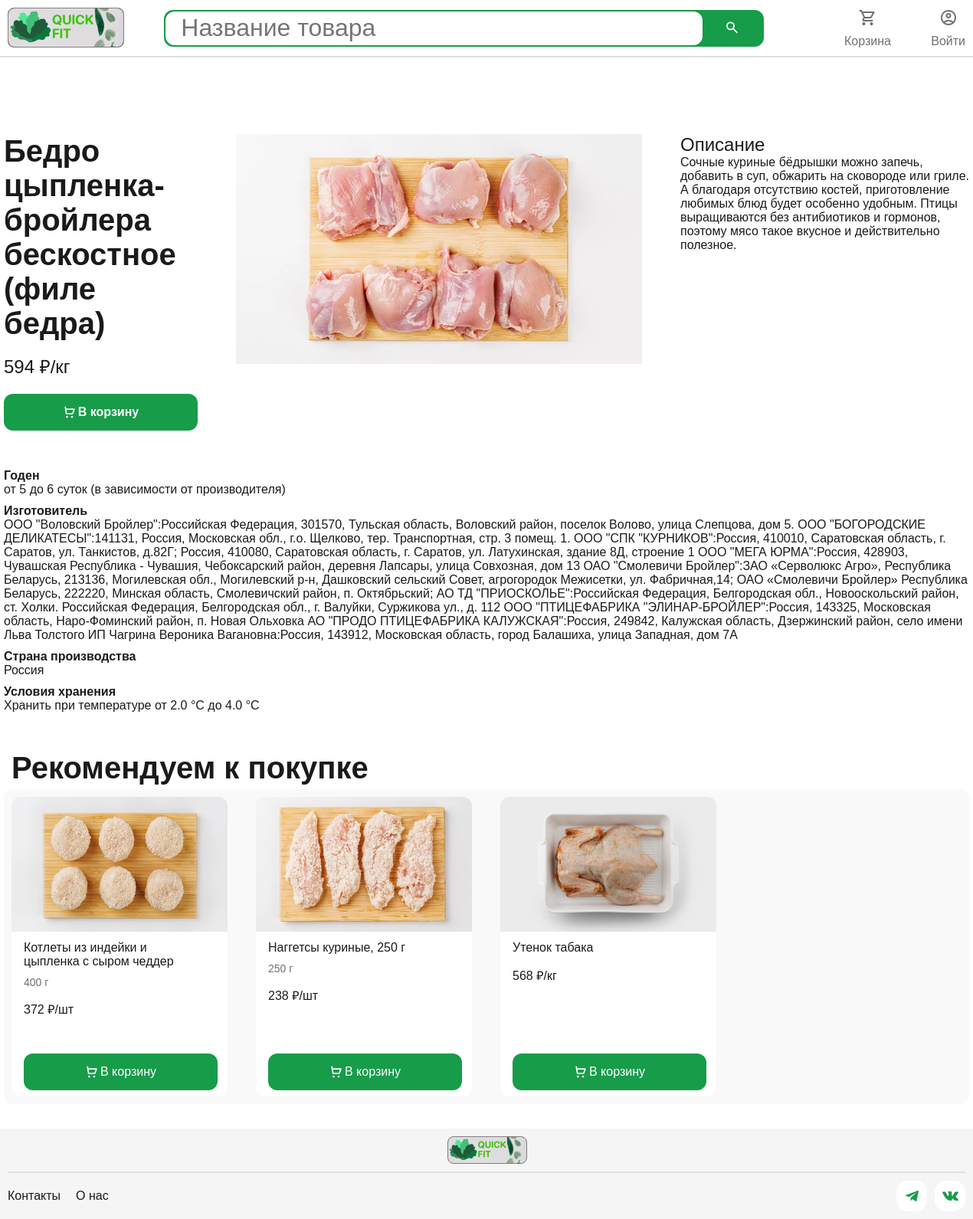
The app's page /18/bedro-cyplenka-brojlera-beskostnoe-file-bedra with its own data.
### main/models.py (models this page shows, shortened)
class Product(models.Model):
    category = models.ForeignKey(Category, related_name='product', on_delete=models.CASCADE)
    name = models.CharField(max_length=100, db_index=True)
    slug = models.SlugField(max_length=100, unique=True)
    image = models.ImageField(upload_to='products/%Y/%m/%d')
    description = models.TextField(blank=True)
    expiration_date = models.TextField(blank=True)
    weight = models.TextField(blank=True)
    producer = models.TextField(blank=True)
    country_of_production = models.TextField(blank=True)
    composition = models.TextField(blank=True)
    storage_conditions = models.TextField(blank=True)
    brand = models.TextField(blank=True)
    price = models.IntegerField()
    available = models.BooleanField(default=True)
    created = models.DateTimeField(auto_now_add=True)
    updated = models.DateTimeField(auto_now=True)
    class Meta:
        ordering = ('name',)
        verbose_name = 'Продукт'
        verbose_name_plural = 'Продукты'
    def get_absolute_url(self):
        return reverse("main:product_detail", args=[self.id, self.slug])

### main/views.py (the view)
# urls.py: path('<int:id>/<slug:slug>', views.product_detail, name='product_detail'),
def product_detail(request, id, slug):
    product = get_object_or_404(Product, id=id, slug=slug, available=True)
    related_products = Product.objects.filter(category=product.category, available=True).exclude(id=product.id)
    cart_product_form = CartAddProductForm()
    return render(
        request,
        'detail.html',
        {'product': product, 'related_products': related_products[:15], 'cart_product_form': cart_product_form},
    )

### cart/forms.py
class CartAddProductForm(forms.Form):
    quantity = forms.IntegerField(
        min_value=1,
        max_value=20,
        initial=1,
        widget=forms.NumberInput(
            attrs={
                'class': 'form-control',
            }
        ),
    )
    override = forms.BooleanField(required=False, initial=False, widget=forms.HiddenInput)

### cart/context_processors.py (called while the page is built)
def cart(request):
    return {'cart':Cart(request)}

### main/templates/detail.html (shortened to what this page needs)
{% extends "base.html" %}
{% load static %}
{% block link %}  <link rel="stylesheet" href="{% static "css/detail.css" %}">{% endblock link %}
{% block content %}
     <div class="wrapper">
        <div class="block">
            <div class="part1">
                <div>
                    <h2 class="item-name text_40px black weight_700">{{product.name}}</h2>
                    <p class="item-price text_24px black">{{product.price}} {% if  product.weight%}₽/шт{% else %}₽/кг{% endif %}</p>
                </div>
                <form action="{% url "cart:cart_add" product.id %}" method="post" class="form5">
                    <button class="item-button">
                            <span class="text_16px white weight_700">В корзину</span>
                    </button>
                </form>
            </div>
            <div class='part2'>
                <a href="{{product.get_absolute_url}}">
                    <img src="{{product.image.url}}" alt="{{product.name}}">
                </a>
            </div>
            <div>
                <h3 class='black text_24px '>Описание</h3>
                <p class='description black text_16px'>{{product.description}}</p>
            </div>
        </div>
        <div class="block2">
            {% if  product.expiration_date%}
            <div class="w350">
                <p class="text_16px black weight_700">Годен</p>
                <p class="text_16px black">{{product.expiration_date}}</p>
            </div>
            {% endif %}
            {% if  product.producer%}
            <div class="w350">
                <p class="text_16px black weight_700">Изготовитель</p>
                <p class="text_16px black">{{product.producer}}</p>
            </div>
            {% endif %}
            {% if  product.country_of_production%}
            <div class="w350">
                <p class="text_16px black weight_700">Страна производства</p>
                <p class="text_16px black">{{product.country_of_production}}</p>
            </div>
            {% endif %}
            {% if product.storage_conditions %}
            <div class="w350">
                <p class="text_16px black weight_700">Условия хранения</p>
                <p class="text_16px black">{{product.storage_conditions}}</p>
            </div>
            {% endif %}
        </div>
        <div class="block3">
            <p class="text_40px black weight_600 text15">Рекомендуем к покупке</p>
             <ul class="list">
            {% for product in  related_products%}
            <li class="item">
                <a href="{{product.get_absolute_url}}" class='item-img-link'>
                    <img src="{{product.image.url}}" alt="{{product.name}}">
                </a>
                <div>
                    <div>
                    <a href="{{product.get_absolute_url}}" >
                        <h5 class="item-name text_16px black">{{product.name}}</h5>
                    </a>
                    <p class="item-quantity text_14px grey">{{product.weight}}</p>
                    <p class="item-price text_16px black">{{product.price}} {% if  product.weight%}₽/шт{% else %}₽/кг{% endif %}</p>
                    </div>
                    <form action="{% url "cart:cart_add" product.id %}" method="post" class="form1">
                        <button class="item-button" type="submit">
                            <span class="text_16px white">В корзину</span>
                        </button>
                    </form>
                </div>
            </li>
            {% endfor %}
        </ul>
        </div>
    </div>
{% endblock content %}

### main/static/css/base.css (style rules this page uses)
.grey { color: #707070; }
.black { color: #1A1A1A; }
.white { color: white; }
.weight_600 { font-weight: 600; }
.weight_700 { font-weight: 700; }
.text_14px { font-size: 1.4rem; }
.text_16px { font-size: 1.6rem; }
.text_24px { font-size: 2.4rem; }
.text_40px { font-size: 4.0rem; }
* { list-style: none; margin: 0; padding: 0; text-decoration: none; font-family: 'Euclid Circular A', sans-serif; font-size: 62.5%; font-weight: 400; box-sizing: border-box; border: 0; }
.wrapper { max-width: 1260px; margin: 0 auto; align-content: center; }

### main/static/css/detail.css (style rules this page uses)
.block { display: flex; justify-content: space-between; gap: 50px; margin-bottom: 50px; }
.part1 { display: flex; flex-direction: column; justify-content: space-between; }
.item-name { margin-bottom: 10px; }
.item-quantity { margin-bottom: 10px; }
.item-price { margin-bottom: 20px; }
.item-button { width: 160px; height: 48px; display: flex; justify-content: center; gap: 2px; align-items: center; background-color: #179c49; border-radius: 12px; }
.description { max-height: 260px; overflow-y: auto; }
.block2 { display: flex; flex-direction: column; row-gap: 10px; margin-bottom: 50px; }
.list { padding: 10px; width: 1260px; display: flex; flex-wrap: wrap; column-gap: 37px; row-gap: 24px; background-color: #f9f9f9; border-radius: 12px; }
.item { display: flex; flex-direction: column; width: 282px; height: 391px; border-radius: 12px; }
.item img { width: 100%; height: 100%; border-radius: 12px 12px 0px 0px; }
.item-img-link { height: 45%; }
.item>div { height: 55%; display: flex; flex-direction: column; justify-content: space-between; border-radius: 0px 0px 12px 12px; background-color: white; padding: 12px 16px 8px 16px; }
.item-name { display: block; max-width: 234px; }
.item-quantity { margin-top: 6px; margin-bottom: 16px; }
.item-button { display: flex; justify-content: center; gap: 2px; align-items: center; width: 253px; height: 48px; background-color: #179c49; border-radius: 12px; }
.text15 { padding-left: 10px; margin-bottom: 5px; }

### records on screen
Product: name "Бедро цыпленка-бройлера бескостное (филе бедра)", price "594", image (picture), description "Сочные куриные бёдрышки можно запечь, добавить в суп, обжарить на сковороде или гриле. А благодаря отсутствию костей, приготовление любимых блюд будет особенно удобным. Птицы выращиваются без антибиотиков и гормонов, поэтому мясо такое вкусное и действительно полезное.", expiration_date "от 5 до 6 суток (в зависимости от производителя)", producer "ООО \"Воловский Бройлер\":Российская Федерация, 301570, Тульская область, Воловский район, поселок Волово, улица Слепцова, дом 5. ООО \"БОГОРОДСКИЕ ДЕЛИКАТЕСЫ\":141131, Россия, Московская обл., г.о. Щелково, тер. Транспортная, стр. 3 помещ. 1. ООО \"СПК \"КУРНИКОВ\":Россия, 410010, Саратовская область, г. Саратов, ул. Танкистов, д.82Г; Россия, 410080, Саратовская область, г. Саратов, ул. Латухинская, здание 8Д, строение 1 ООО \"МЕГА ЮРМА\":Россия, 428903, Чувашская Республика - Чувашия, Чебоксарский район, деревня Лапсары, улица Совхозная, дом 13 ОАО \"Смолевичи Бройлер\":ЗАО «Серволюкс Агро», Республика Беларусь, 213136, Могилевская обл., Могилевский р-н, Дашковский сельский Совет, агрогородок…", country_of_production "Россия", storage_conditions "Хранить при температуре от 2.0 °С до 4.0 °С"
Product: image (picture), name "Котлеты из индейки и цыпленка с сыром чеддер", weight "400 г", price "372", shows "₽/шт"
Product: image (picture), name "Наггетсы куриные, 250 г", weight "250 г", price "238", shows "₽/шт"
Product: image (picture), name "Утенок табака", price "568", weight "₽/кг"
